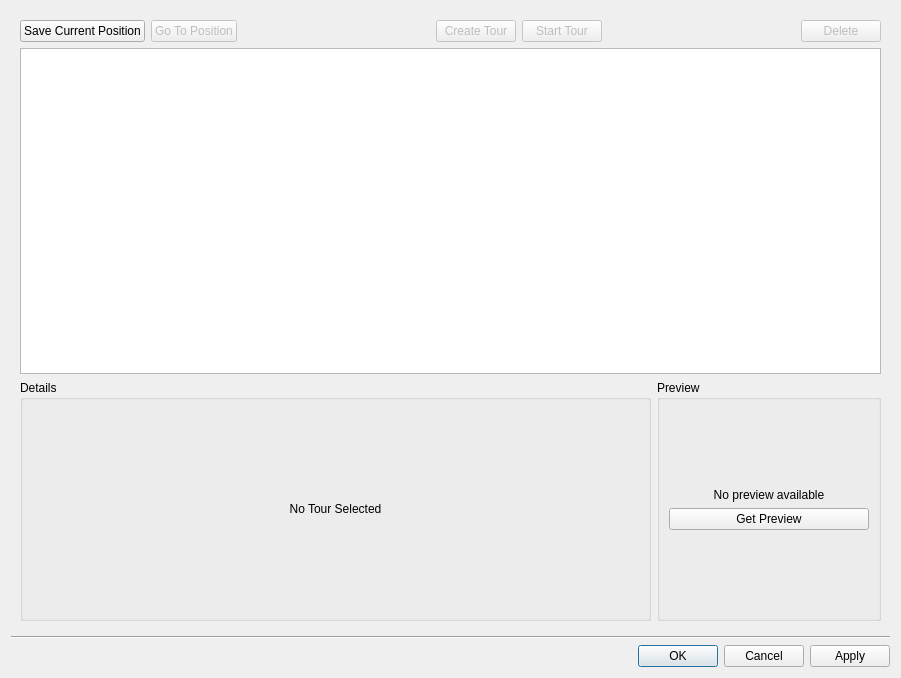
<?xml version="1.0" encoding="UTF-8"?>
<ui version="4.0">
 <class>PtzManageDialog</class>
 <widget class="QDialog" name="PtzManageDialog">
  <property name="geometry">
   <rect>
    <x>0</x>
    <y>0</y>
    <width>901</width>
    <height>678</height>
   </rect>
  </property>
  <layout class="QVBoxLayout" name="verticalLayout">
   <item>
    <widget class="QWidget" name="widget_2" native="true">
     <layout class="QVBoxLayout" name="verticalLayout_8" stretch="0,1,0">
      <item>
       <widget class="QWidget" name="buttonsWidget" native="true">
        <layout class="QHBoxLayout" name="horizontalLayout">
         <property name="leftMargin">
          <number>0</number>
         </property>
         <property name="topMargin">
          <number>0</number>
         </property>
         <property name="rightMargin">
          <number>0</number>
         </property>
         <property name="bottomMargin">
          <number>0</number>
         </property>
         <item>
          <widget class="QPushButton" name="savePositionButton">
           <property name="text">
            <string>Save Current Position</string>
           </property>
          </widget>
         </item>
         <item>
          <widget class="QPushButton" name="goToPositionButton">
           <property name="enabled">
            <bool>false</bool>
           </property>
           <property name="text">
            <string>Go To Position</string>
           </property>
          </widget>
         </item>
         <item>
          <spacer name="horizontalSpacer">
           <property name="orientation">
            <enum>Qt::Horizontal</enum>
           </property>
           <property name="sizeHint" stdset="0">
            <size>
             <width>40</width>
             <height>20</height>
            </size>
           </property>
          </spacer>
         </item>
         <item>
          <widget class="QPushButton" name="addTourButton">
           <property name="enabled">
            <bool>false</bool>
           </property>
           <property name="text">
            <string>Create Tour</string>
           </property>
          </widget>
         </item>
         <item>
          <widget class="QPushButton" name="startTourButton">
           <property name="enabled">
            <bool>false</bool>
           </property>
           <property name="text">
            <string>Start Tour</string>
           </property>
          </widget>
         </item>
         <item>
          <spacer name="horizontalSpacer_2">
           <property name="orientation">
            <enum>Qt::Horizontal</enum>
           </property>
           <property name="sizeHint" stdset="0">
            <size>
             <width>40</width>
             <height>20</height>
            </size>
           </property>
          </spacer>
         </item>
         <item>
          <widget class="QPushButton" name="deleteButton">
           <property name="enabled">
            <bool>false</bool>
           </property>
           <property name="text">
            <string>Delete</string>
           </property>
          </widget>
         </item>
        </layout>
       </widget>
      </item>
      <item>
       <widget class="nx::vms::client::desktop::TableView" name="tableView">
        <property name="editTriggers">
         <set>QAbstractItemView::AllEditTriggers</set>
        </property>
        <property name="showDropIndicator" stdset="0">
         <bool>false</bool>
        </property>
        <property name="alternatingRowColors">
         <bool>true</bool>
        </property>
        <property name="selectionMode">
         <enum>QAbstractItemView::SingleSelection</enum>
        </property>
        <property name="selectionBehavior">
         <enum>QAbstractItemView::SelectRows</enum>
        </property>
        <property name="showGrid">
         <bool>false</bool>
        </property>
        <attribute name="horizontalHeaderCascadingSectionResizes">
         <bool>true</bool>
        </attribute>
        <attribute name="horizontalHeaderStretchLastSection">
         <bool>true</bool>
        </attribute>
        <attribute name="verticalHeaderVisible">
         <bool>false</bool>
        </attribute>
       </widget>
      </item>
      <item>
       <widget class="QWidget" name="widget" native="true">
        <layout class="QHBoxLayout" name="horizontalLayout_2" stretch="1,0">
         <property name="leftMargin">
          <number>0</number>
         </property>
         <property name="topMargin">
          <number>0</number>
         </property>
         <property name="rightMargin">
          <number>0</number>
         </property>
         <property name="bottomMargin">
          <number>0</number>
         </property>
         <item>
          <widget class="QGroupBox" name="tourGroupBox">
           <property name="title">
            <string>Details</string>
           </property>
           <layout class="QVBoxLayout" name="verticalLayout_2">
            <property name="leftMargin">
             <number>0</number>
            </property>
            <property name="topMargin">
             <number>0</number>
            </property>
            <property name="rightMargin">
             <number>0</number>
            </property>
            <property name="bottomMargin">
             <number>0</number>
            </property>
            <item>
             <widget class="QStackedWidget" name="tourStackedWidget">
              <property name="currentIndex">
               <number>1</number>
              </property>
              <widget class="QWidget" name="tourPage">
               <layout class="QVBoxLayout" name="verticalLayout_3">
                <item>
                 <widget class="QnPtzTourWidget" name="tourEditWidget" native="true"/>
                </item>
               </layout>
              </widget>
              <widget class="QWidget" name="noTourPage">
               <layout class="QVBoxLayout" name="verticalLayout_4">
                <item>
                 <widget class="QLabel" name="label">
                  <property name="text">
                   <string>No Tour Selected</string>
                  </property>
                  <property name="alignment">
                   <set>Qt::AlignCenter</set>
                  </property>
                 </widget>
                </item>
               </layout>
              </widget>
             </widget>
            </item>
           </layout>
          </widget>
         </item>
         <item>
          <widget class="QGroupBox" name="previewGroupBox">
           <property name="title">
            <string>Preview</string>
           </property>
           <layout class="QVBoxLayout" name="verticalLayout_5">
            <item>
             <widget class="QStackedWidget" name="previewStackedWidget">
              <property name="currentIndex">
               <number>1</number>
              </property>
              <widget class="QWidget" name="previewPage">
               <layout class="QVBoxLayout" name="verticalLayout_6">
                <property name="leftMargin">
                 <number>0</number>
                </property>
                <property name="topMargin">
                 <number>0</number>
                </property>
                <property name="rightMargin">
                 <number>0</number>
                </property>
                <property name="bottomMargin">
                 <number>0</number>
                </property>
                <item>
                 <widget class="QLabel" name="previewLabel">
                  <property name="minimumSize">
                   <size>
                    <width>200</width>
                    <height>200</height>
                   </size>
                  </property>
                  <property name="text">
                   <string notr="true"/>
                  </property>
                 </widget>
                </item>
               </layout>
              </widget>
              <widget class="QWidget" name="noPreviewPage">
               <layout class="QVBoxLayout" name="verticalLayout_7">
                <property name="leftMargin">
                 <number>0</number>
                </property>
                <property name="topMargin">
                 <number>0</number>
                </property>
                <property name="rightMargin">
                 <number>0</number>
                </property>
                <property name="bottomMargin">
                 <number>0</number>
                </property>
                <item>
                 <spacer name="verticalSpacer_2">
                  <property name="orientation">
                   <enum>Qt::Vertical</enum>
                  </property>
                  <property name="sizeHint" stdset="0">
                   <size>
                    <width>20</width>
                    <height>40</height>
                   </size>
                  </property>
                 </spacer>
                </item>
                <item>
                 <widget class="QLabel" name="noPreviewLabel">
                  <property name="text">
                   <string>No preview available</string>
                  </property>
                  <property name="alignment">
                   <set>Qt::AlignCenter</set>
                  </property>
                 </widget>
                </item>
                <item>
                 <widget class="QPushButton" name="getPreviewButton">
                  <property name="text">
                   <string>Get Preview</string>
                  </property>
                 </widget>
                </item>
                <item>
                 <spacer name="verticalSpacer">
                  <property name="orientation">
                   <enum>Qt::Vertical</enum>
                  </property>
                  <property name="sizeHint" stdset="0">
                   <size>
                    <width>20</width>
                    <height>40</height>
                   </size>
                  </property>
                 </spacer>
                </item>
               </layout>
              </widget>
             </widget>
            </item>
           </layout>
          </widget>
         </item>
        </layout>
       </widget>
      </item>
     </layout>
    </widget>
   </item>
   <item>
    <widget class="Line" name="line">
     <property name="orientation">
      <enum>Qt::Horizontal</enum>
     </property>
    </widget>
   </item>
   <item>
    <widget class="QnDialogButtonBox" name="buttonBox">
     <property name="orientation">
      <enum>Qt::Horizontal</enum>
     </property>
     <property name="standardButtons">
      <set>QDialogButtonBox::Apply|QDialogButtonBox::Cancel|QDialogButtonBox::Ok</set>
     </property>
    </widget>
   </item>
  </layout>
 </widget>
 <customwidgets>
  <customwidget>
   <class>nx::vms::client::desktop::TableView</class>
   <extends>QTableView</extends>
   <header location="global">nx/vms/client/desktop/common/widgets/table_view.h</header>
  </customwidget>
  <customwidget>
   <class>QnDialogButtonBox</class>
   <extends>QDialogButtonBox</extends>
   <header location="global">ui/widgets/common/dialog_button_box.h</header>
  </customwidget>
  <customwidget>
   <class>QnPtzTourWidget</class>
   <extends>QWidget</extends>
   <header location="global">ui/widgets/ptz_tour_widget.h</header>
   <container>1</container>
  </customwidget>
 </customwidgets>
 <connections/>
</ui>
